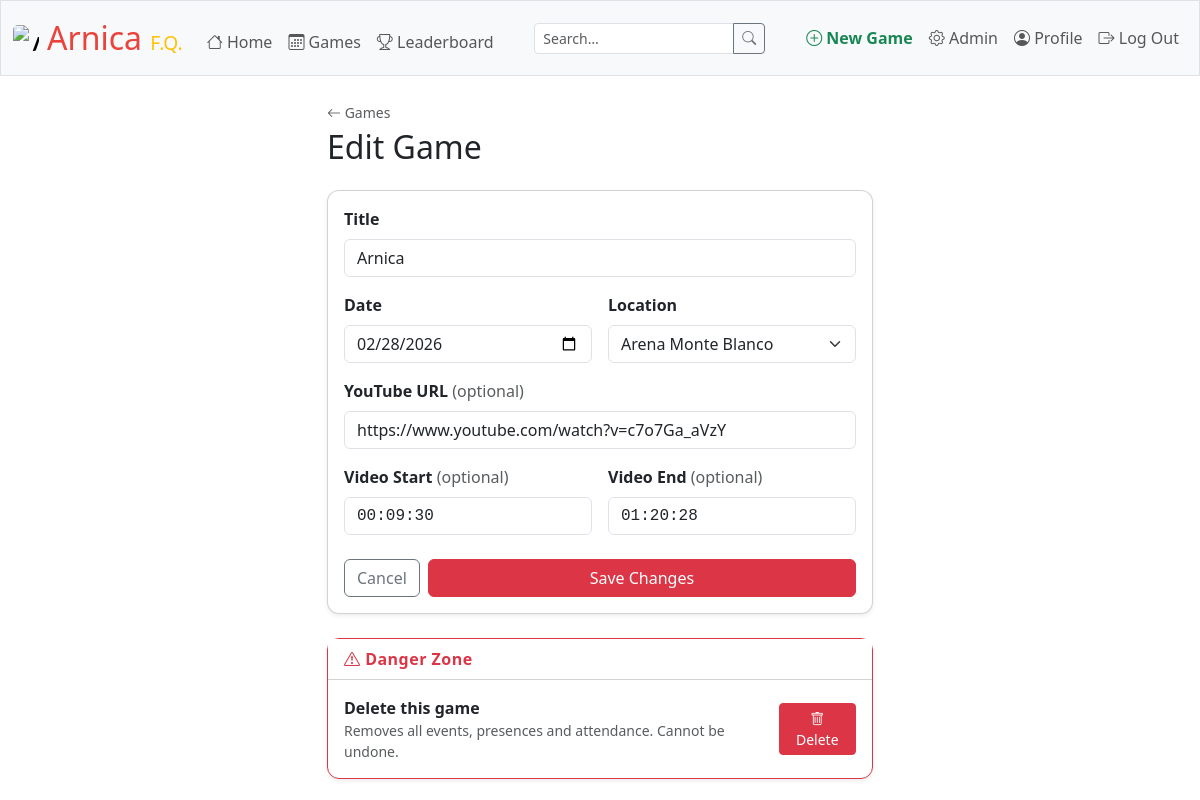
The page /admin/games/10/edit (signed in) on the database its author committed.
### tables this page shows
CREATE TABLE games (
    id          INTEGER PRIMARY KEY AUTOINCREMENT NOT NULL,
    title       TEXT NOT NULL,
    date        DATE NOT NULL,
    youtube_url TEXT,
    location_id INTEGER NOT NULL,
    video_start TEXT CHECK(video_start GLOB '[0-9][0-9]:[0-9][0-9]:[0-9][0-9]'),
    video_end   TEXT CHECK(video_end   GLOB '[0-9][0-9]:[0-9][0-9]:[0-9][0-9]'),
    FOREIGN KEY(location_id) REFERENCES locations(id) ON DELETE RESTRICT
);

CREATE TABLE locations (
    id   INTEGER PRIMARY KEY AUTOINCREMENT NOT NULL,
    name TEXT NOT NULL UNIQUE
);

### app.py (the view, shortened to what this page needs)
@app.route("/admin/games/<int:game_id>/edit", methods=["GET", "POST"])
@login_required
@role_required("admin", "editor")
def admin_games_edit(game_id):
    game = db.execute("SELECT * FROM games WHERE id = ?", game_id)
    if not game:
        return apology("Game not found", 404)
    game = game[0]
    locations = db.execute("SELECT * FROM locations ORDER BY name")
    if request.method == "GET":
        return render_template("admin/game_form.html", game=game, locations=locations)

### app.py (called while the page is built)
@app.after_request
def after_request(response):
    response.headers["Cache-Control"] = "no-cache, no-store, must-revalidate"
    response.headers["Expires"] = 0
    response.headers["Pragma"] = "no-cache"
    return response

### helpers.py (called while the page is built)
def login_required(f):
    @wraps(f)
    def decorated_function(*args, **kwargs):
        if session.get("user_id") is None:
            return redirect("/login")
        return f(*args, **kwargs)
    return decorated_function

def role_required(*roles):
    def decorator(f):
        @wraps(f)
        def decorated_function(*args, **kwargs):
            if session.get("role") not in roles:
                return apology("Access denied", 403)
            return f(*args, **kwargs)
        return decorated_function
    return decorator

### templates/admin/game_form.html (shortened to what this page needs)
{% extends "layout.html" %}
{% block main %}
<div class="row justify-content-center">
    <div class="col-md-7 col-lg-6">
        <a href="/admin/games" class="text-muted small text-decoration-none">
            <i class="bi bi-arrow-left"></i> Games
        </a>
        <h2 class="mt-1 mb-4">Edit Game</h2>
        <div class="card shadow-sm">
            <div class="card-body">
                <form action="/admin/games/{{ game.id }}/edit" method="post">
                    <div class="mb-3">
                        <label class="form-label fw-semibold" for="title">Title</label>
                        <input autofocus
                               class="form-control"
                               id="title"
                               name="title"
                               required
                               type="text"
                               value="{{ game.title }}">
                    </div>
                    <div class="row g-3 mb-3">
                        <div class="col-sm-6">
                            <label class="form-label fw-semibold" for="date">Date</label>
                            <input class="form-control"
                                   id="date"
                                   name="date"
                                   required
                                   type="date"
                                   value="{{ game.date }}">
                        </div>
                        <div class="col-sm-6">
                            <label class="form-label fw-semibold" for="location_id">Location</label>
                            <select class="form-select" id="location_id" name="location_id" required>
                                {% for loc in locations %}
                                    <option value="{{ loc.id }}"
                                        {% if loc.id == game.location_id %}selected{% endif %}>
                                        {{ loc.name }}
                                    </option>
                                {% endfor %}
                            </select>
                        </div>
                    </div>
                    <div class="mb-3">
                        <label class="form-label fw-semibold" for="youtube_url">
                            YouTube URL <span class="text-muted fw-normal">(optional)</span>
                        </label>
                        <input class="form-control"
                               id="youtube_url"
                               name="youtube_url"
                               type="url"
                               value="{{ game.youtube_url or '' }}">
                    </div>
                    <div class="row g-3 mb-4">
                        <div class="col-sm-6">
                            <label class="form-label fw-semibold" for="video_start">
                                Video Start <span class="text-muted fw-normal">(optional)</span>
                            </label>
                            <input class="form-control font-monospace"
                                   id="video_start"
                                   name="video_start"
                                   pattern="[0-9]{2}:[0-9]{2}:[0-9]{2}"
                                   placeholder="00:00:00"
                                   type="text"
                                   value="{{ game.video_start or '' }}">
                        </div>
                        <div class="col-sm-6">
                            <label class="form-label fw-semibold" for="video_end">
                                Video End <span class="text-muted fw-normal">(optional)</span>
                            </label>
                            <input class="form-control font-monospace"
                                   id="video_end"
                                   name="video_end"
                                   pattern="[0-9]{2}:[0-9]{2}:[0-9]{2}"
                                   placeholder="00:00:00"
                                   type="text"
                                   value="{{ game.video_end or '' }}">
                        </div>
                    </div>
                    <div class="d-flex gap-2">
                        <a href="/admin/games" class="btn btn-outline-secondary">Cancel</a>
                        <button class="btn btn-danger flex-grow-1" type="submit">Save Changes</button>
                    </div>
                </form>
            </div>
        </div>
        <div class="card shadow-sm mt-4 border-danger">
            <div class="card-header text-danger bg-white">
                <i class="bi bi-exclamation-triangle"></i> Danger Zone
            </div>
            <div class="card-body d-flex justify-content-between align-items-center">
                <div>
                    <div class="fw-semibold">Delete this game</div>
                    <div class="text-muted small">Removes all events, presences and attendance. Cannot be undone.</div>
                </div>
                {% if session.get("role") == "admin" %}
                    <form action="/admin/games/{{ game.id }}/delete" method="post"
                          onsubmit="return confirm('Delete {{ game.title }}? This cannot be undone.')">
                        <button class="btn btn-danger btn-sm" type="submit">
                            <i class="bi bi-trash"></i> Delete
                        </button>
                    </form>
                {% else %}
                    <span class="text-muted small">Admin only</span>
                {% endif %}
            </div>
        </div>
    </div>
</div>
{% endblock %}

### static/styles.css (style rules this page uses)
.card { border-radius: 0.75rem; }
.card-header { font-weight: 600; letter-spacing: 0.03em; }

### rows shown on the page
games: title "Arnica", date "02/28/2026", location_id "Arena Monte Blanco", youtube_url "https://www.youtube.com/watch?v=c7o7Ga_aVzY", video_start "00:09:30", video_end "01:20:28"
